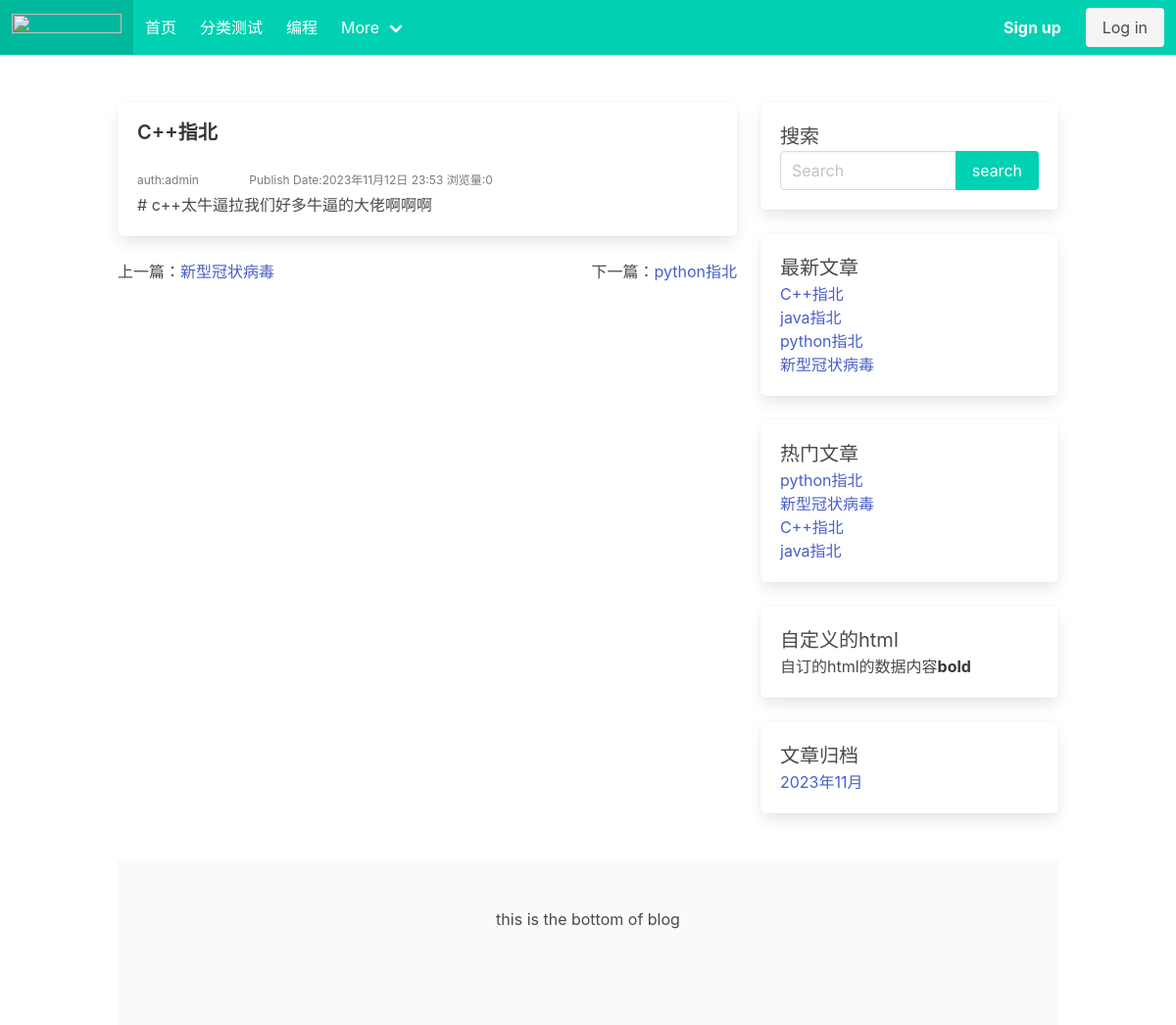
The app's page /post/2/ with its own data.
### blog/models.py (models this page shows, shortened)
class Category(models.Model):
    name = models.CharField(max_length=32, verbose_name="分类名称")
    desc = models.TextField(max_length=200, blank=True, default='', verbose_name="分类描述")
    add_date = models.DateTimeField(auto_now_add=True, verbose_name="添加时间")
    pub_date = models.DateTimeField(auto_now=True, verbose_name="修改时间")
    class Meta:
        verbose_name = "博客分类"
        verbose_name_plural = verbose_name

class Post(models.Model):
    title = models.CharField(max_length=61, verbose_name="文章标题")
    desc = models.TextField(max_length=200, blank=True, verbose_name="文章描述")
    category = models.ForeignKey(Category, on_delete=models.CASCADE, verbose_name="分类")
    content = models.TextField(verbose_name="文章详情")
    tags = models.ForeignKey(Tag, blank=True, null=True, on_delete=models.CASCADE, verbose_name="文章标签")
    owner = models.ForeignKey(User, on_delete=models.CASCADE, verbose_name="作者")
    is_hot = models.BooleanField(default=False, verbose_name="是否热门") #手动热门
    Browse_rate = models.IntegerField(default=0, verbose_name="流量率") #浏览量
    add_date = models.DateTimeField(auto_now_add=True, verbose_name="添加时间")
    pub_date = models.DateTimeField(auto_now=True, verbose_name="修改时间")
    class Meta:
        verbose_name = "文章"
        verbose_name_plural = verbose_name

class Sidebar(models.Model):
    STATUS = (
        (1, '隐藏'),
        (2, '展示')
    )
    DISPLAY_TYPE = (
        (1, '搜索'),
        (2, '最新文章'),
        (3, '最热文章'),
        (4, '最近评论'),
        (5, '文章归档'),
        (6, 'HTML')
    )
    title = models.CharField(max_length=50, verbose_name="标题")
    display_type = models.PositiveIntegerField(default=1, choices=DISPLAY_TYPE, verbose_name="展示类型")
    content = models.CharField(max_length=500, blank=True, default='', verbose_name="内容",
                               help_text="如果设置的不是HTML类型，可为空")  # 这个字段专门给html类型的 其他为空
    sort = models.PositiveIntegerField(default=1, verbose_name="排序", help_text='序号越大越靠前')
    status = models.PositiveIntegerField(default=2, choices=STATUS, verbose_name="状态")  # 隐藏显示状态
    add_date = models.DateTimeField(auto_now_add=True, verbose_name="创建时间")
    class Meta:
        verbose_name = "侧边栏"
        verbose_name_plural = verbose_name
        ordering = ['-sort']
    @classmethod  # 类方法展示器，这个就变成了这个类的一个方法可以调用
    def get_sidebar(cls):
        return cls.objects.filter(status=2)  # 查询到所有允许展示的模块
    @property #成为一个类属性，使用时候不需要后边括号，readonly
    def get_content(self):
        if self.display_type == 1:
            context = {
            }
            return render_to_string('blog/sidebar/search.html', context=context)
        elif self.display_type == 2:
            context = {
            }
            return render_to_string('blog/sidebar/new_post.html', context=context)
        elif self.display_type == 3:
            context = {
            }
            return render_to_string('blog/sidebar/hot_post.html', context=context)
        elif self.display_type == 4:
            context = {
            }
            return render_to_string('blog/sidebar/comment.html', context=context)
        elif self.display_type == 5: #文章归档
            context = {
            }
            return render_to_string('blog/sidebar/archives.html', context=context)
        elif self.display_type == 6:  # 自定义侧边栏
            return self.content

### blog/views.py (the view)
# urls.py: path('post/<int:post_id>/', views.post_detail, name='post_detail'),
def post_detail(request, post_id):
    post = get_object_or_404(Post, id=post_id)
    prev_post = Post.objects.filter(id__lt=post_id).last()  # 上一篇queryset
    next_post = Post.objects.filter(id__gt=post_id).first()  # 下一篇queryset
    Post.objects.filter(id=post_id).update(Browse_rate=F('Browse_rate') + 1)
    context = {'post': post, 'prev_post': prev_post, 'next_post': next_post}
    return render(request, 'blog/detail.html', context)

### blog/templatetags/category.py (called while the page is built)
@register.simple_tag()
def get_category_list():
    return Category.objects.all()

@register.simple_tag()
def get_sidebar_list():
    return Sidebar.get_sidebar()

@register.simple_tag()
def get_new_post():
    return Post.objects.order_by('-pub_date')[:8]

@register.simple_tag()
def get_hot_Browse_post():
    return Post.objects.order_by('-Browse_rate')[:8]

@register.simple_tag()
def get_archives():
    return Post.objects.dates('add_date', 'month', order='DESC')[:8]

### blog/templates/blog/detail.html
{% extends 'blog/base.html' %}
{% block section%}
<div class="box">
    <h1 class="title is-size-5">{{ post.title }}</h1>
    <div class="is-size-7 has-text-grey pt-1 pb-1">
        <span class="mr-6">auth:{{ post.owner }}</span>
        <span>Publish Date:{{ post.add_date }}</span>
        <span>浏览量:{{ post.Browse_rate }}</span>
    </div>
    <div class="content">
        {{ post.content|safe }}
    </div>
</div>
<div class="level">
    <div class="level-left">
        {% if prev_post %}
        <span>上一篇：</span><a href="{% url 'blog:post_detail' prev_post.id %}" class="level-item">{{ prev_post.title }}</a>
        {% else %}
        <span class="has-text-danger-dark ">前边的区域以后再来探险吧！</span>
        {% endif %}
    </div>
    <div class="level-right">
        {% if next_post %}
        <span>下一篇：</span><a href="{% url 'blog:post_detail' next_post.id %}" class="level-item">{{ next_post.title }}</a>
        {% else %}
        <span class="has-text-danger-dark ">之后的区域也以后再来探险吧！</span>
        {% endif %}
    </div>
</div>
{% endblock %}

### blog/templates/blog/base.html (shortened to what this page needs)
<!DOCTYPE html>
{% load static category %}
<html lang="en">
<head>
    <link rel="stylesheet" href="{% static 'users/bulma.css' %}">
    <link rel="stylesheet" href="https://cdn.jsdelivr.net/npm/bulma@0.9.4/css/bulma.min.css">
</head>
<body>
<nav class="navbar is-primary" role="navigation" aria-label="main navigation">
    <div class="navbar-brand">
        <a class="navbar-item" href="https://bulma.io">
            <img src="https://bulma.io/images/bulma-logo.png" width="112" height="28">
        </a>
    </div>
    <div id="navbarBasicExample" class="navbar-menu">
        <div class="navbar-start">
            {% block navbar-start %}
            <a class="navbar-item" href="/">
                首页
            </a>
            {% get_category_list as category_list %}
            {% for category in category_list %}
            <a class="navbar-item" href="{% url 'blog:category_list' category.id %}">
                {{ category.name }}
            </a>
            {%endfor%}
            <div class="navbar-item has-dropdown is-hoverable">
                <a class="navbar-link">
                    More
                </a>
            </div>
            {% endblock %}
        </div>
        <div class="navbar-end">
            {% block navbar-end %}
            <div class="navbar-item">
                {% if user.is_authenticated %}
                <div class="buttons">
                    <a class="button is-primary" href="{% url 'users:user_profile' %}" target="_blank">
                        <strong> {{ request.user.username }}</strong>
                    </a>
                    <a href="{% url 'users:logout' %}" class="button is-primary">退出</a>
                </div>
                {% else %}
                <div class="buttons">
                    <a class="button is-primary" href="{% url 'users:register' %}" target="_blank">
                        <strong>Sign up</strong>
                    </a>
                    <a class="button is-light" href="{% url 'users:login' %}" target="_blank">
                        Log in
                    </a>
                </div>
                {% endif %}
            </div>
        </div>
        {% endblock %}
    </div>
</nav>
<section class="section">
    <div class=" container">
        <div class="columns">
            <div class="column is-8">
                {% block section %}{% endblock %}
            </div>
            <div class="column is-4">
                {% block right %}
                {% get_sidebar_list as sidebar_list %}
                {% for sidebar in sidebar_list %}
                <div class="box">
                    <h1 class="is-size-5">{{ sidebar.title }}</h1>
                    <p>{{ sidebar.get_content|safe }}</p>
                </div>
                {% endfor %}
                {% endblock %}
            </div>
        </div>
    </div>
</section>
{% block footer %}
<footer class="footer container">
    <div class="  has-text-centered">
        this is the bottom of blog
    </div>
</footer>
{% endblock %}
</body>
</html>

### blog/templates/blog/sidebar/search.html (shortened to what this page needs)
<form action="{% url 'blog:search' %}" method="get">
    <div class="field has-addons">
        <div class="control is-expanded">
             <input type="search" class="input" name="keyword" placeholder="Search" value="{{ keyword }}">
        </div>
        <div class="control">
            <input class="button is-primary" type="submit" value="search">
        </div>
    </div>
</form>

### blog/templates/blog/sidebar/new_post.html
{% load category %}
{% get_new_post as post_list %}
{% for post in post_list %}
<ul>
    <li><a href="{% url 'blog:post_detail' post.id %}">{{ post.title }}</a></li>
</ul>
{% endfor %}

### blog/templates/blog/sidebar/hot_post.html
{% load category %}
{% get_hot_Browse_post as post_list %}
{% for post in post_list %}
<ul>
    <li><a href="{% url 'blog:post_detail' post.id %}">{{ post.title }}</a></li>
</ul>
{% endfor %}

### blog/templates/blog/sidebar/archives.html
{% load category %}
{% get_archives as archives_list %}
{% for archive in archives_list %}
<ul>
    <li><a href="{% url 'blog:archives' archive.year archive.month%}">{{ archive.year }}年{{archive.month}}月</a></li>
</ul>
{% endfor %}

### records on screen
Category: name "分类测试"
Category: name "编程"
Post: title "C++指北", owner "admin", add_date "2023年11月12日 23:53", Browse_rate "0", content "# c++太牛逼拉我们好多牛逼的大佬啊啊啊"
Post: title "新型冠状病毒"
Post: title "python指北"
Sidebar: title "搜索"
Sidebar: title "最新文章"
Post: title "java指北"
Sidebar: title "热门文章"
Sidebar: title "自定义的html", get_content "自订的html的数据内容 bold"
Sidebar: title "文章归档", year "2023", month "11"
